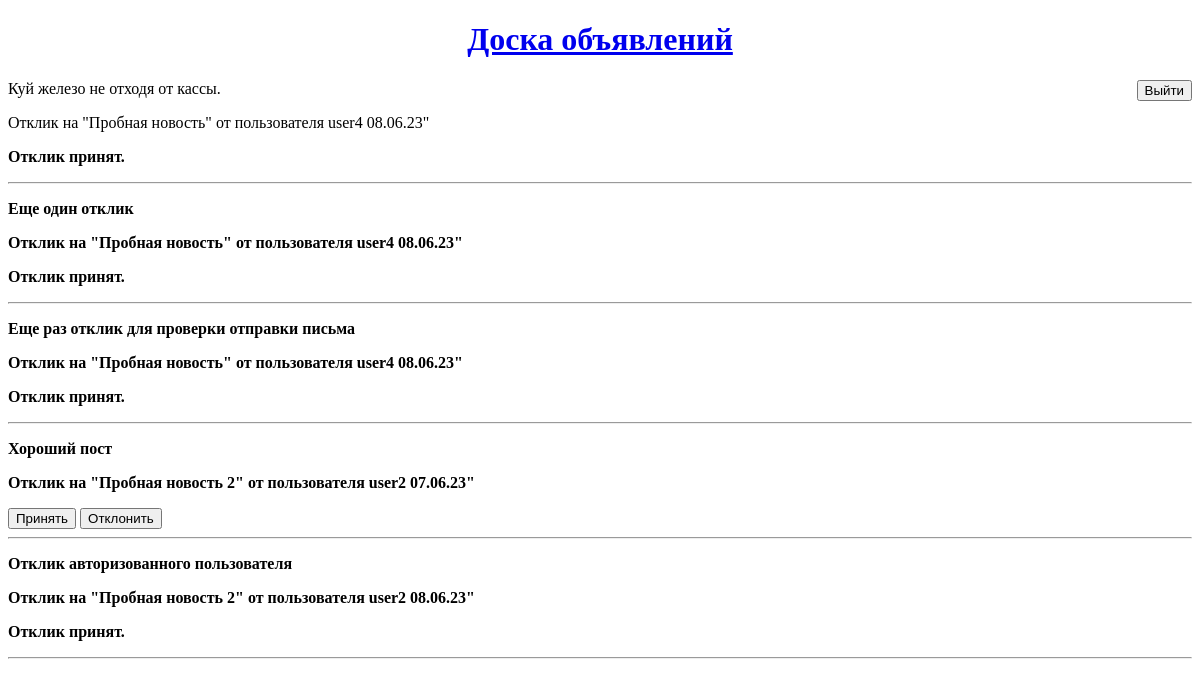
Page /responses/ (signed in) on the earlier database version.
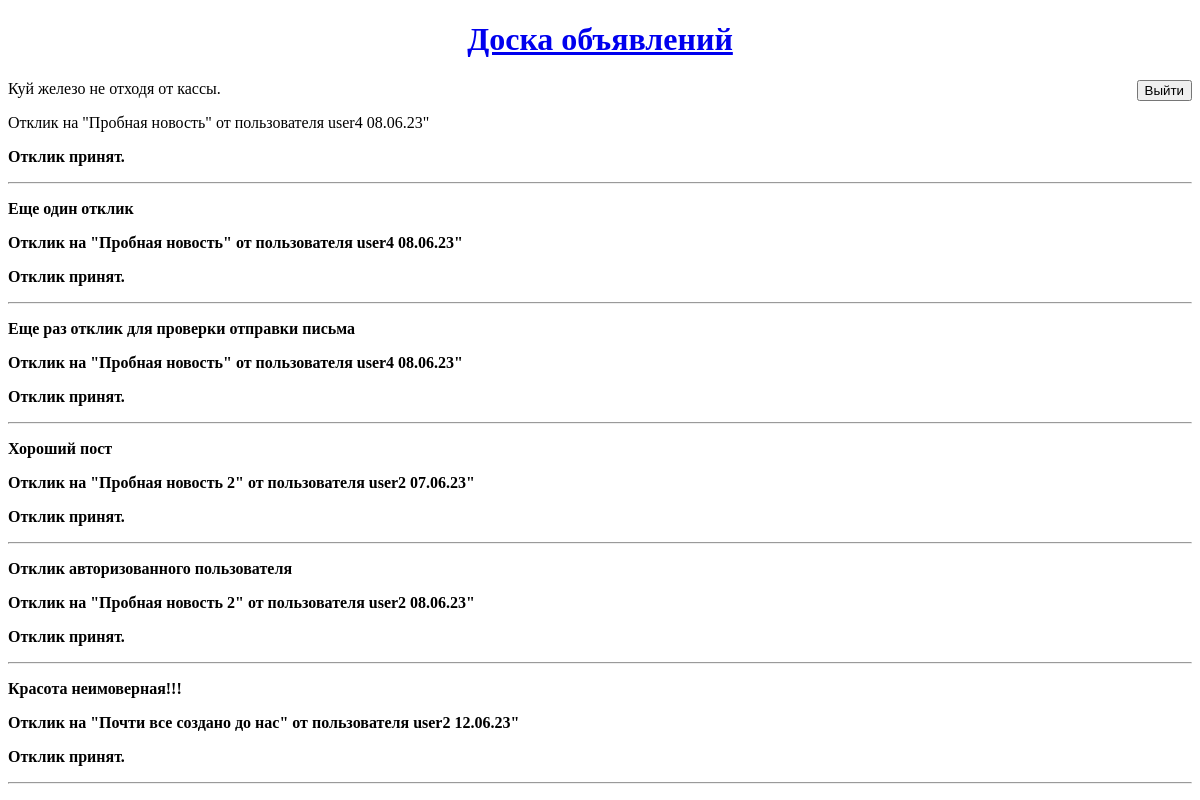
Same page on the later database version.
### board/models.py (models this page shows, shortened)
class Response(models.Model):
    text = models.TextField()
    time_in = models.DateTimeField(auto_now_add=True)
    user = models.ForeignKey(User, on_delete=models.CASCADE)
    post = models.ForeignKey(Post, on_delete=models.CASCADE)
    accept = models.CharField(max_length=1, null=True)

class Post(models.Model):
    CATEGORIES = [
        ('Tanks', 'Танки'),
        ('Heales', 'Хилы'),
        ('DD', 'ДД'),
        ('Traders', 'Торговцы'),
        ('Guildmasters', 'Гилдмастеры'),
        ('Questgivers', 'Квестгиверы'),
        ('Blacksmiths', 'Кузнецы'),
        ('Tanners', 'Кожевники'),
        ('Poitionsmasters', 'Зельевары'),
        ('Spellmasters', 'Мастера заклинаний'),
    ]
    author = models.ForeignKey(User, on_delete=models.CASCADE)
    title = models.CharField(max_length=255)
    content = RichTextUploadingField()
    category = models.CharField(max_length=48, choices=CATEGORIES)
    created = models.DateTimeField(auto_now_add=True)
    file = models.FileField(upload_to='user_media')

### board/views.py (the view)
# urls.py: path('responses/', views.ResponseList.as_view(), name="response_list"),
class ResponseList(LoginRequiredMixin, generic.ListView):
    model = Response
    template_name = 'response_list.html'
    context_object_name = 'response_list'
    def get_queryset(self):
        queryset = Response.objects.filter(post__author=self.request.user)
        return queryset

### board/templates/response_list.html (shortened to what this page needs)
{% extends 'main.html' %}
    {% block content %}
    {% if response_list %}
        {% for response in response_list %}
        {% if response.accept == 'Y' or response.accept is None %}
            <p>{{ response.text }}</p>
            <p>Отклик на "{{ response.post.title }}" от пользователя {{ response.user }} {{ response.time_in|date:'d.m.y' }}"</p>
                    {% if response.accept == 'Y' %}
                        <p><b>Отклик принят. </p>
                    {% else %}
                        <a href="{% url 'accept' pk=response.pk %}"><button>Принять</button></a>
                        <a href="{% url 'deny' pk=response.pk %}"><button>Отклонить</button></a>
                    {% endif %}
                <hr>
            {% endif %}
        {% endfor %}
    {% else %}
        Откликов нет
    {% endif %}
    {% endblock content %}

Differences in the rows shown:
changed Response "Хороший пост": accept "Принять Отклонить" → "Отклик принят."
added Response: text "Красота неимоверная!!!", post "Почти все создано до нас", user "user2", time_in "12.06.23", accept "Отклик принят."
